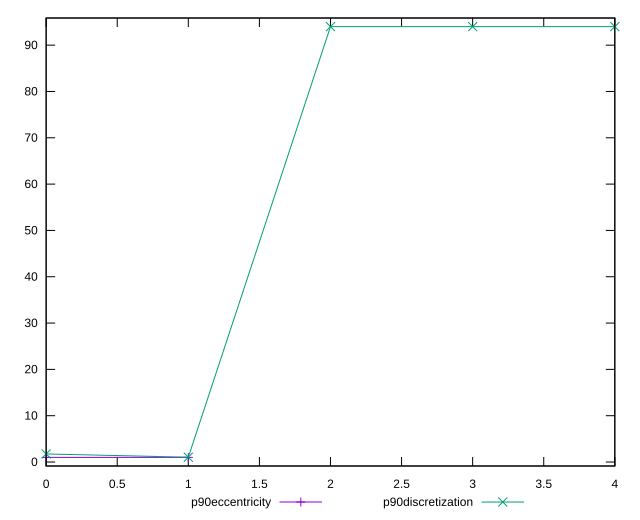

Write the gnuplot code that produced this figure.
reset

$p90Eccentricity <<EOF
0 0.9999999999999991
1 0.9999999999999999
EOF

$p90Discretization <<EOF
0 1.7407407407407407
1 1.032967032967033
2 94
3 94
4 94
EOF

set key outside below
set xrange [0:4]
set yrange [-0.860000000000001:95.86]
set trange [-0.860000000000001:95.86]
set terminal svg size 640, 520 enhanced background rgb 'white'
set output "report_00025_2021-02-22T21:38:55.199Z/uses-rel-preconnect/progression/eccentricity.svg"

plot $p90Eccentricity title "p90eccentricity" with linespoints, \
     $p90Discretization title "p90discretization" with linespoints

reset
